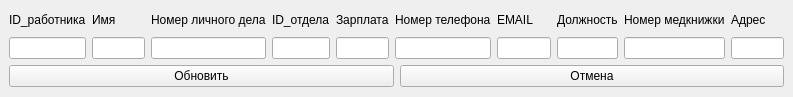
<?xml version="1.0" encoding="UTF-8"?>
<ui version="4.0">
 <class>new_request</class>
 <widget class="QMainWindow" name="new_request">
  <property name="geometry">
   <rect>
    <x>0</x>
    <y>0</y>
    <width>793</width>
    <height>97</height>
   </rect>
  </property>
  <property name="windowTitle">
   <string>MainWindow</string>
  </property>
  <widget class="QWidget" name="centralwidget">
   <property name="sizePolicy">
    <sizepolicy hsizetype="Fixed" vsizetype="Fixed">
     <horstretch>0</horstretch>
     <verstretch>0</verstretch>
    </sizepolicy>
   </property>
   <property name="minimumSize">
    <size>
     <width>793</width>
     <height>96</height>
    </size>
   </property>
   <property name="maximumSize">
    <size>
     <width>793</width>
     <height>96</height>
    </size>
   </property>
   <layout class="QGridLayout" name="gridLayout_3">
    <item row="0" column="0">
     <layout class="QGridLayout" name="gridLayout_2">
      <item row="0" column="0">
       <layout class="QHBoxLayout" name="horizontalLayout_3">
        <item>
         <layout class="QVBoxLayout" name="verticalLayout_21">
          <item>
           <widget class="QLabel" name="label_10">
            <property name="text">
             <string>ID_работника</string>
            </property>
           </widget>
          </item>
          <item>
           <widget class="QLineEdit" name="id_work"/>
          </item>
         </layout>
        </item>
        <item>
         <layout class="QVBoxLayout" name="verticalLayout_4">
          <item>
           <widget class="QLabel" name="label_2">
            <property name="text">
             <string>Имя</string>
            </property>
           </widget>
          </item>
          <item>
           <widget class="QLineEdit" name="name"/>
          </item>
         </layout>
        </item>
        <item>
         <layout class="QVBoxLayout" name="verticalLayout_14">
          <item>
           <widget class="QLabel" name="label_9">
            <property name="text">
             <string>Номер личного дела</string>
            </property>
           </widget>
          </item>
          <item>
           <widget class="QLineEdit" name="id_buss"/>
          </item>
         </layout>
        </item>
        <item>
         <layout class="QVBoxLayout" name="verticalLayout_12">
          <item>
           <widget class="QLabel" name="label_8">
            <property name="text">
             <string>ID_отдела</string>
            </property>
           </widget>
          </item>
          <item>
           <widget class="QLineEdit" name="id_group"/>
          </item>
         </layout>
        </item>
        <item>
         <layout class="QVBoxLayout" name="verticalLayout_11">
          <item>
           <widget class="QLabel" name="label_7">
            <property name="text">
             <string>Зарплата</string>
            </property>
           </widget>
          </item>
          <item>
           <widget class="QLineEdit" name="salary"/>
          </item>
         </layout>
        </item>
        <item>
         <layout class="QVBoxLayout" name="verticalLayout_10">
          <item>
           <widget class="QLabel" name="label_6">
            <property name="text">
             <string>Номер телефона</string>
            </property>
           </widget>
          </item>
          <item>
           <widget class="QLineEdit" name="phone_numb"/>
          </item>
         </layout>
        </item>
        <item>
         <layout class="QVBoxLayout" name="verticalLayout_9">
          <item>
           <widget class="QLabel" name="label_3">
            <property name="text">
             <string>EMAIL</string>
            </property>
           </widget>
          </item>
          <item>
           <widget class="QLineEdit" name="email"/>
          </item>
         </layout>
        </item>
        <item>
         <layout class="QVBoxLayout" name="verticalLayout_7">
          <item>
           <widget class="QLabel" name="label_4">
            <property name="text">
             <string>Должность</string>
            </property>
           </widget>
          </item>
          <item>
           <widget class="QLineEdit" name="position"/>
          </item>
         </layout>
        </item>
        <item>
         <layout class="QVBoxLayout" name="verticalLayout_8">
          <item>
           <widget class="QLabel" name="label">
            <property name="text">
             <string>Номер медкнижки</string>
            </property>
           </widget>
          </item>
          <item>
           <widget class="QLineEdit" name="med_book"/>
          </item>
         </layout>
        </item>
        <item>
         <layout class="QVBoxLayout" name="verticalLayout">
          <item>
           <widget class="QLabel" name="label_5">
            <property name="text">
             <string>Адрес</string>
            </property>
           </widget>
          </item>
          <item>
           <widget class="QLineEdit" name="address"/>
          </item>
         </layout>
        </item>
       </layout>
      </item>
     </layout>
    </item>
    <item row="1" column="0">
     <layout class="QGridLayout" name="gridLayout">
      <item row="0" column="0">
       <layout class="QHBoxLayout" name="horizontalLayout_2">
        <item>
         <widget class="QPushButton" name="decline">
          <property name="text">
           <string>Обновить</string>
          </property>
         </widget>
        </item>
        <item>
         <widget class="QPushButton" name="add">
          <property name="text">
           <string>Отмена</string>
          </property>
         </widget>
        </item>
       </layout>
      </item>
     </layout>
    </item>
   </layout>
  </widget>
 </widget>
 <resources/>
 <connections/>
</ui>
